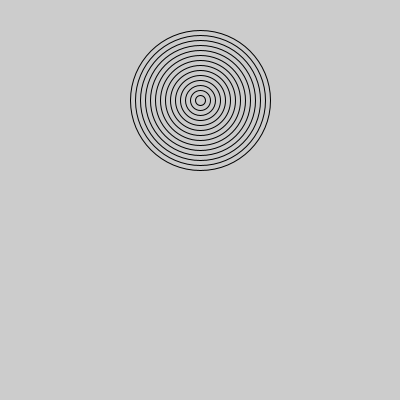
Frame 1 (no input)
Frame 60 (the mouse pressed at the canvas centre just before this capture): identical to frame 1, image omitted
Frame 120 (the mouse held since frame 60 and released just before this capture): identical to frame 1, image omitted

The Processing sketch that drew this single still picture (run headless with seeded random() and noise(); from frame 60 on, the mouse is pressed at the canvas centre):

// Processing sketch: amazing_rings
// ── amazing_rings.pde
void setup(){
 size(400,400);
for(int i=14; i>0; i--){

if (i%2==0){
noFill();
} else {
 noFill();
}
 ellipse(200,100,i*10, i*10);



}
}







void draw(){


  
}
